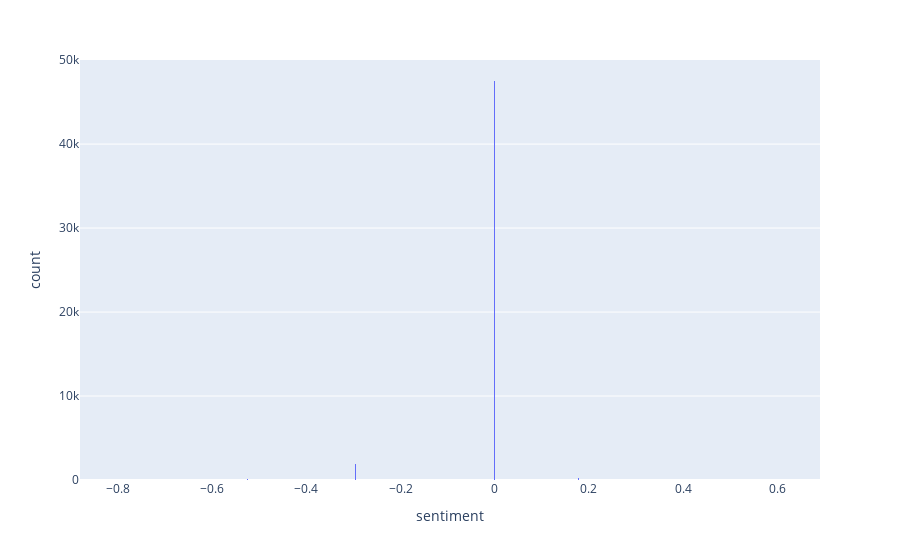

Notebook source saved alongside this figure:
### Code cell
fig = px.histogram(df_clean, x="sentiment")
fig.show()

### Figure 1 — Plotly figure (JSON) as saved in the notebook; plotly's stock layout.template omitted (floating-point values rounded to 4 significant figures; data arrays with more than 128 entries replaced by an {"elided": "..."} marker saying what was removed)
{"data": [{"alignmentgroup": "True", "bingroup": "x", "hovertemplate": "sentiment=%{x}<br>count=%{y}<extra></extra>", "legendgroup": "", "marker": {"color": "#636efa", "pattern": {"shape": ""}}, "name": "", "offsetgroup": "", "orientation": "v", "showlegend": false, "type": "histogram", "x": {"elided": "50000 float values"}, "xaxis": "x", "yaxis": "y"}], "layout": {"barmode": "relative", "legend": {"tracegroupgap": 0}, "margin": {"t": 60}, "xaxis": {"anchor": "y", "domain": [0, 1], "title": {"text": "sentiment"}}, "yaxis": {"anchor": "x", "domain": [0, 1], "title": {"text": "count"}}}}
